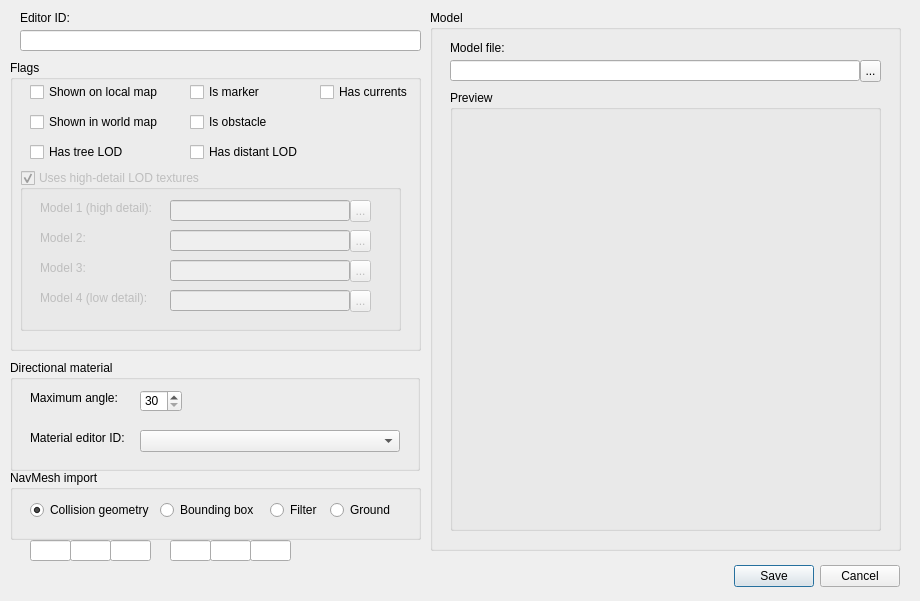
<?xml version="1.0" encoding="UTF-8"?>
<ui version="4.0">
 <class>STATeditor</class>
 <widget class="QDialog" name="STATeditor">
  <property name="geometry">
   <rect>
    <x>0</x>
    <y>0</y>
    <width>920</width>
    <height>601</height>
   </rect>
  </property>
  <property name="sizePolicy">
   <sizepolicy hsizetype="Fixed" vsizetype="Fixed">
    <horstretch>0</horstretch>
    <verstretch>0</verstretch>
   </sizepolicy>
  </property>
  <property name="windowTitle">
   <string>Dialog</string>
  </property>
  <property name="sizeGripEnabled">
   <bool>false</bool>
  </property>
  <widget class="QDialogButtonBox" name="buttonBox">
   <property name="geometry">
    <rect>
     <x>40</x>
     <y>560</y>
     <width>860</width>
     <height>32</height>
    </rect>
   </property>
   <property name="orientation">
    <enum>Qt::Horizontal</enum>
   </property>
   <property name="standardButtons">
    <set>QDialogButtonBox::Cancel|QDialogButtonBox::Save</set>
   </property>
   <property name="centerButtons">
    <bool>false</bool>
   </property>
  </widget>
  <widget class="QGroupBox" name="groupBox">
   <property name="geometry">
    <rect>
     <x>10</x>
     <y>60</y>
     <width>411</width>
     <height>291</height>
    </rect>
   </property>
   <property name="title">
    <string>Flags</string>
   </property>
   <widget class="QCheckBox" name="cb_treeLOD">
    <property name="geometry">
     <rect>
      <x>20</x>
      <y>82</y>
      <width>111</width>
      <height>20</height>
     </rect>
    </property>
    <property name="text">
     <string>Has tree LOD</string>
    </property>
   </widget>
   <widget class="QCheckBox" name="cb_onLocalMap">
    <property name="geometry">
     <rect>
      <x>20</x>
      <y>22</y>
      <width>131</width>
      <height>20</height>
     </rect>
    </property>
    <property name="text">
     <string>Shown on local map</string>
    </property>
   </widget>
   <widget class="QCheckBox" name="cb_distantLOD">
    <property name="geometry">
     <rect>
      <x>180</x>
      <y>82</y>
      <width>111</width>
      <height>20</height>
     </rect>
    </property>
    <property name="text">
     <string>Has distant LOD</string>
    </property>
   </widget>
   <widget class="QCheckBox" name="cb_currents">
    <property name="geometry">
     <rect>
      <x>310</x>
      <y>22</y>
      <width>91</width>
      <height>20</height>
     </rect>
    </property>
    <property name="text">
     <string>Has currents</string>
    </property>
   </widget>
   <widget class="QCheckBox" name="cb_marker">
    <property name="geometry">
     <rect>
      <x>180</x>
      <y>22</y>
      <width>111</width>
      <height>20</height>
     </rect>
    </property>
    <property name="text">
     <string>Is marker</string>
    </property>
   </widget>
   <widget class="QCheckBox" name="cb_obstacle">
    <property name="geometry">
     <rect>
      <x>180</x>
      <y>52</y>
      <width>111</width>
      <height>20</height>
     </rect>
    </property>
    <property name="text">
     <string>Is obstacle</string>
    </property>
   </widget>
   <widget class="QCheckBox" name="cb_worldMap">
    <property name="geometry">
     <rect>
      <x>20</x>
      <y>52</y>
      <width>131</width>
      <height>20</height>
     </rect>
    </property>
    <property name="text">
     <string>Shown in world map</string>
    </property>
   </widget>
   <widget class="QGroupBox" name="groupBox_2">
    <property name="enabled">
     <bool>false</bool>
    </property>
    <property name="geometry">
     <rect>
      <x>10</x>
      <y>110</y>
      <width>381</width>
      <height>161</height>
     </rect>
    </property>
    <property name="title">
     <string>Uses high-detail LOD textures</string>
    </property>
    <property name="checkable">
     <bool>true</bool>
    </property>
    <widget class="QLabel" name="label_3">
     <property name="geometry">
      <rect>
       <x>20</x>
       <y>30</y>
       <width>121</width>
       <height>16</height>
      </rect>
     </property>
     <property name="text">
      <string>Model 1 (high detail):</string>
     </property>
    </widget>
    <widget class="QLineEdit" name="lineEdit_3">
     <property name="geometry">
      <rect>
       <x>150</x>
       <y>30</y>
       <width>180</width>
       <height>21</height>
      </rect>
     </property>
    </widget>
    <widget class="QToolButton" name="toolButton_2">
     <property name="geometry">
      <rect>
       <x>330</x>
       <y>30</y>
       <width>21</width>
       <height>22</height>
      </rect>
     </property>
     <property name="text">
      <string>...</string>
     </property>
    </widget>
    <widget class="QToolButton" name="toolButton_3">
     <property name="geometry">
      <rect>
       <x>330</x>
       <y>60</y>
       <width>21</width>
       <height>22</height>
      </rect>
     </property>
     <property name="text">
      <string>...</string>
     </property>
    </widget>
    <widget class="QLabel" name="label_4">
     <property name="geometry">
      <rect>
       <x>20</x>
       <y>60</y>
       <width>121</width>
       <height>16</height>
      </rect>
     </property>
     <property name="text">
      <string>Model 2:</string>
     </property>
    </widget>
    <widget class="QLineEdit" name="lineEdit_4">
     <property name="geometry">
      <rect>
       <x>150</x>
       <y>60</y>
       <width>180</width>
       <height>21</height>
      </rect>
     </property>
    </widget>
    <widget class="QToolButton" name="toolButton_4">
     <property name="geometry">
      <rect>
       <x>330</x>
       <y>90</y>
       <width>21</width>
       <height>22</height>
      </rect>
     </property>
     <property name="text">
      <string>...</string>
     </property>
    </widget>
    <widget class="QLabel" name="label_5">
     <property name="geometry">
      <rect>
       <x>20</x>
       <y>90</y>
       <width>121</width>
       <height>16</height>
      </rect>
     </property>
     <property name="text">
      <string>Model 3:</string>
     </property>
    </widget>
    <widget class="QLineEdit" name="lineEdit_5">
     <property name="geometry">
      <rect>
       <x>150</x>
       <y>90</y>
       <width>180</width>
       <height>21</height>
      </rect>
     </property>
    </widget>
    <widget class="QToolButton" name="toolButton_5">
     <property name="geometry">
      <rect>
       <x>330</x>
       <y>120</y>
       <width>21</width>
       <height>22</height>
      </rect>
     </property>
     <property name="text">
      <string>...</string>
     </property>
    </widget>
    <widget class="QLabel" name="label_6">
     <property name="geometry">
      <rect>
       <x>20</x>
       <y>120</y>
       <width>121</width>
       <height>16</height>
      </rect>
     </property>
     <property name="text">
      <string>Model 4 (low detail):</string>
     </property>
    </widget>
    <widget class="QLineEdit" name="lineEdit_6">
     <property name="geometry">
      <rect>
       <x>150</x>
       <y>120</y>
       <width>180</width>
       <height>21</height>
      </rect>
     </property>
    </widget>
   </widget>
  </widget>
  <widget class="QLineEdit" name="edit_EDID">
   <property name="geometry">
    <rect>
     <x>20</x>
     <y>30</y>
     <width>401</width>
     <height>21</height>
    </rect>
   </property>
  </widget>
  <widget class="QLabel" name="label">
   <property name="geometry">
    <rect>
     <x>20</x>
     <y>10</y>
     <width>61</width>
     <height>16</height>
    </rect>
   </property>
   <property name="text">
    <string>Editor ID:</string>
   </property>
  </widget>
  <widget class="QGroupBox" name="groupBox_3">
   <property name="geometry">
    <rect>
     <x>430</x>
     <y>10</y>
     <width>471</width>
     <height>541</height>
    </rect>
   </property>
   <property name="title">
    <string>Model</string>
   </property>
   <widget class="QLineEdit" name="edit_MODL">
    <property name="geometry">
     <rect>
      <x>20</x>
      <y>50</y>
      <width>410</width>
      <height>21</height>
     </rect>
    </property>
   </widget>
   <widget class="QLabel" name="label_2">
    <property name="geometry">
     <rect>
      <x>20</x>
      <y>30</y>
      <width>61</width>
      <height>16</height>
     </rect>
    </property>
    <property name="text">
     <string>Model file:</string>
    </property>
   </widget>
   <widget class="QToolButton" name="toolButton">
    <property name="geometry">
     <rect>
      <x>430</x>
      <y>50</y>
      <width>21</width>
      <height>22</height>
     </rect>
    </property>
    <property name="text">
     <string>...</string>
    </property>
   </widget>
   <widget class="QGroupBox" name="gb_preview">
    <property name="geometry">
     <rect>
      <x>20</x>
      <y>80</y>
      <width>431</width>
      <height>441</height>
     </rect>
    </property>
    <property name="title">
     <string>Preview</string>
    </property>
   </widget>
  </widget>
  <widget class="QGroupBox" name="groupBox_4">
   <property name="geometry">
    <rect>
     <x>10</x>
     <y>360</y>
     <width>410</width>
     <height>111</height>
    </rect>
   </property>
   <property name="title">
    <string>Directional material</string>
   </property>
   <widget class="QSpinBox" name="sb_maxAngle">
    <property name="geometry">
     <rect>
      <x>130</x>
      <y>30</y>
      <width>42</width>
      <height>22</height>
     </rect>
    </property>
    <property name="minimum">
     <number>30</number>
    </property>
    <property name="maximum">
     <number>120</number>
    </property>
   </widget>
   <widget class="QLabel" name="label_8">
    <property name="geometry">
     <rect>
      <x>20</x>
      <y>70</y>
      <width>100</width>
      <height>16</height>
     </rect>
    </property>
    <property name="text">
     <string>Material editor ID:</string>
    </property>
   </widget>
   <widget class="QComboBox" name="cb_materialEDID">
    <property name="geometry">
     <rect>
      <x>130</x>
      <y>70</y>
      <width>260</width>
      <height>22</height>
     </rect>
    </property>
    <property name="insertPolicy">
     <enum>QComboBox::InsertAlphabetically</enum>
    </property>
   </widget>
   <widget class="QLabel" name="label_7">
    <property name="geometry">
     <rect>
      <x>20</x>
      <y>30</y>
      <width>90</width>
      <height>16</height>
     </rect>
    </property>
    <property name="text">
     <string>Maximum angle:</string>
    </property>
   </widget>
  </widget>
  <widget class="QGroupBox" name="groupBox_5">
   <property name="geometry">
    <rect>
     <x>10</x>
     <y>470</y>
     <width>411</width>
     <height>70</height>
    </rect>
   </property>
   <property name="title">
    <string>NavMesh import</string>
   </property>
   <widget class="QRadioButton" name="rdb_collision">
    <property name="geometry">
     <rect>
      <x>20</x>
      <y>30</y>
      <width>120</width>
      <height>20</height>
     </rect>
    </property>
    <property name="text">
     <string>Collision geometry</string>
    </property>
    <property name="checked">
     <bool>true</bool>
    </property>
   </widget>
   <widget class="QRadioButton" name="rdb_boundingBox">
    <property name="geometry">
     <rect>
      <x>150</x>
      <y>30</y>
      <width>100</width>
      <height>20</height>
     </rect>
    </property>
    <property name="text">
     <string>Bounding box</string>
    </property>
    <property name="checked">
     <bool>false</bool>
    </property>
   </widget>
   <widget class="QRadioButton" name="rdb_filter">
    <property name="geometry">
     <rect>
      <x>260</x>
      <y>30</y>
      <width>60</width>
      <height>20</height>
     </rect>
    </property>
    <property name="text">
     <string>Filter</string>
    </property>
   </widget>
   <widget class="QRadioButton" name="rdb_ground">
    <property name="geometry">
     <rect>
      <x>320</x>
      <y>30</y>
      <width>60</width>
      <height>20</height>
     </rect>
    </property>
    <property name="text">
     <string>Ground</string>
    </property>
   </widget>
  </widget>
  <widget class="QLineEdit" name="x1">
   <property name="geometry">
    <rect>
     <x>30</x>
     <y>540</y>
     <width>41</width>
     <height>21</height>
    </rect>
   </property>
  </widget>
  <widget class="QLineEdit" name="y1">
   <property name="geometry">
    <rect>
     <x>70</x>
     <y>540</y>
     <width>41</width>
     <height>21</height>
    </rect>
   </property>
  </widget>
  <widget class="QLineEdit" name="z1">
   <property name="geometry">
    <rect>
     <x>110</x>
     <y>540</y>
     <width>41</width>
     <height>21</height>
    </rect>
   </property>
  </widget>
  <widget class="QLineEdit" name="x2">
   <property name="geometry">
    <rect>
     <x>170</x>
     <y>540</y>
     <width>41</width>
     <height>21</height>
    </rect>
   </property>
  </widget>
  <widget class="QLineEdit" name="y2">
   <property name="geometry">
    <rect>
     <x>210</x>
     <y>540</y>
     <width>41</width>
     <height>21</height>
    </rect>
   </property>
  </widget>
  <widget class="QLineEdit" name="z2">
   <property name="geometry">
    <rect>
     <x>250</x>
     <y>540</y>
     <width>41</width>
     <height>21</height>
    </rect>
   </property>
  </widget>
 </widget>
 <resources/>
 <connections>
  <connection>
   <sender>buttonBox</sender>
   <signal>accepted()</signal>
   <receiver>STATeditor</receiver>
   <slot>accept()</slot>
   <hints>
    <hint type="sourcelabel">
     <x>248</x>
     <y>254</y>
    </hint>
    <hint type="destinationlabel">
     <x>157</x>
     <y>274</y>
    </hint>
   </hints>
  </connection>
  <connection>
   <sender>buttonBox</sender>
   <signal>rejected()</signal>
   <receiver>STATeditor</receiver>
   <slot>reject()</slot>
   <hints>
    <hint type="sourcelabel">
     <x>316</x>
     <y>260</y>
    </hint>
    <hint type="destinationlabel">
     <x>286</x>
     <y>274</y>
    </hint>
   </hints>
  </connection>
 </connections>
</ui>
